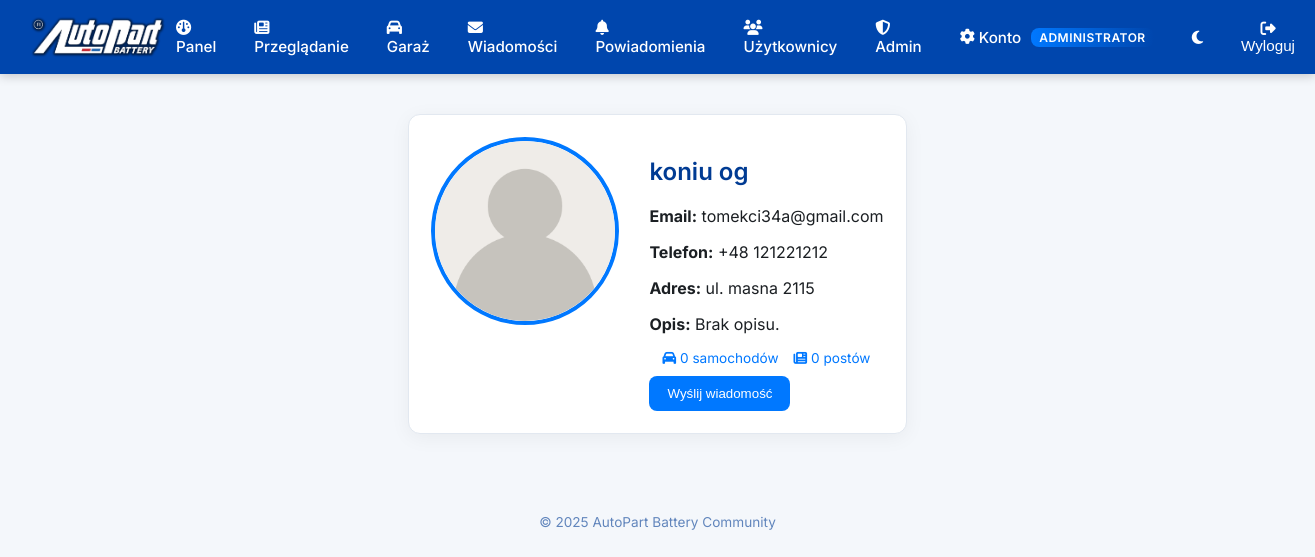
The page /profile.php?id=15 (signed in) on the database its author committed.
### tables this page shows
CREATE TABLE `users` (
  `id` int(11) NOT NULL,
  `first_name` varchar(100) NOT NULL,
  `last_name` varchar(100) NOT NULL,
  `email` varchar(150) NOT NULL,
  `country_code` varchar(10) DEFAULT '+48',
  `phone` varchar(20) DEFAULT NULL,
  `address` varchar(255) DEFAULT NULL,
  `password` varchar(255) NOT NULL,
  `reset_token` varchar(255) DEFAULT NULL,
  `reset_expires` datetime DEFAULT NULL,
  `last_password_change` datetime DEFAULT NULL,
  `avatar` varchar(255) DEFAULT 'default-avatar.png',
  `bio` text DEFAULT NULL,
  `created_at` datetime DEFAULT current_timestamp(),
  `last_login` datetime DEFAULT NULL,
  `session_token` varchar(255) DEFAULT NULL,
  `role` enum('user','admin') DEFAULT 'user'
);

### config.php (called while the page is built, shortened)
<?php
function require_login($db) {
    $email = $_SESSION['user_email'];
    $stmt = $db->prepare("SELECT * FROM users WHERE email = ?");
    $stmt->execute([$email]);
    $user = $stmt->fetch(PDO::FETCH_ASSOC);
    return $user;
}
?>

### profile.php (the view, shortened to what this page needs)
<?php
require 'config.php';
$user = require_login($db);
include 'includes/header.php';
$profile_id = (int)($_GET['id'] ?? 0);
$stmt = $db->prepare("
  SELECT u.*,
    COUNT(DISTINCT c.id) AS cars_count,
    COUNT(DISTINCT p.id) AS posts_count
  FROM users u
  LEFT JOIN cars c ON c.user_id = u.id
  LEFT JOIN posts p ON p.user_id = u.id
  WHERE u.id = ?
  GROUP BY u.id
");
$stmt->execute([$profile_id]);
$profile = $stmt->fetch(PDO::FETCH_ASSOC);
?>
<section class="profile-page">
  <div class="profile-header card">
    <img src="<?= htmlspecialchars($profile['avatar'] ?: 'default-avatar.png') ?>" class="avatar-large" alt="Avatar">
    <div>
      <h2><?= htmlspecialchars($profile['first_name'].' '.$profile['last_name']) ?></h2>
      <p><strong>Email:</strong> <?= htmlspecialchars($profile['email']) ?></p>
      <p><strong>Telefon:</strong> <?= htmlspecialchars($profile['country_code'].' '.$profile['phone']) ?></p>
      <p><strong>Adres:</strong> <?= htmlspecialchars($profile['address']) ?></p>
      <p><strong>Opis:</strong> <?= $profile['bio'] ? htmlspecialchars($profile['bio']) : 'Brak opisu.' ?></p>
      <div class="user-stats">
        <span><i class="fa-solid fa-car"></i> <?= $profile['cars_count'] ?> samochodów</span>
        <span><i class="fa-solid fa-newspaper"></i> <?= $profile['posts_count'] ?> postów</span>
      </div>
      <?php if ($profile['id'] !== $user['id']): ?>
        <form action="messages.php" method="get">
          <button type="submit" class="btn-small">Wyślij wiadomość</button>
        </form>
      <?php endif; ?>
    </div>
  </div>
</section>
<?php include 'includes/footer.php'; ?>

### assets/style.css (style rules this page uses)
:root { --primary: #0046ad; --primary-dark: #003b93; --accent: #0078ff; --bg-light: #f4f7fb; --bg-dark: #0c1117; --card-light: #ffffff; --card-dark: #161b22; --text-light: #1b1f23; --text-dark: #e6edf3; --border-light: #e2e8f0; --border-dark: #2c2f33; --radius: 12px; --shadow: 0 4px 20px rgba(0,0,0,0.05); }
body { font-family: 'Inter', sans-serif; background: var(--bg-light); color: var(--text-light); margin: 0; transition: background 0.3s, color 0.3s; }
h1, h2, h3 { font-weight: 600; color: var(--primary-dark); }
.card { background: var(--card-light); border: 1px solid var(--border-light); border-radius: var(--radius); padding: 22px; box-shadow: var(--shadow); margin-bottom: 20px; transition: all 0.3s ease; }
button, .btn, .btn-small { display: inline-block; background: var(--accent); border: none; color: white; font-weight: 500; border-radius: 8px; padding: 10px 18px; cursor: pointer; text-decoration: none; text-align: center; transition: background 0.2s, transform 0.1s; }
.user-stats { display: flex; justify-content: center; gap: 15px; margin: 10px 0; font-size: 0.85rem; color: var(--accent); }
.profile-page { display: flex; justify-content: center; align-items: center; flex-direction: column; }
.profile-header { display: flex; gap: 30px; align-items: flex-start; flex-wrap: wrap; }
.avatar-large { width: 140px; height: 140px; border-radius: 50%; object-fit: cover; border: 4px solid var(--accent); }
.avatar-large { width: 180px; height: 180px; border-radius: 50%; object-fit: cover; margin-bottom: 15px; border: 4px solid var(--accent); }

### rows shown on the page
users: avatar (placeholder picture), first_name+last_name "koniu og", email "tomekci34a@gmail.com", country_code+phone "+48 121221212", address "ul. masna 2115"

### other values the page prints
$profile['cars_count'] "0"
$profile['posts_count'] "0"
